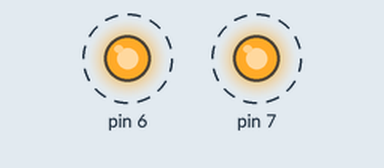
Recording of a sketch running on a simulated Arduino Uno, built with avr-gcc and run on an emulated ATmega328P. Parts: output pins drawn as LEDs (lit = HIGH). Dashed ring = blinking.

Above: at 0.5 s.
Timing chart, 0 to 4.6 s (numbered marks = the images above):
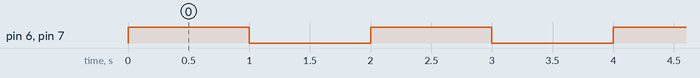

The sketch:

blinking-two-leds.ino
```cpp
/*
   Written by Ahmed khairy for TOT training
   on 6/8/2019
   using arduino uno
   blinking two leds
*/
#include <avr/io.h>
#include <util/delay.h>

int main(void)
{
  DDRD = 0b11000000;
  while (1)
  {
    PORTD = 0b11000000;
    _delay_ms(1000);
    PORTD = 0b00000000;
    _delay_ms(1000);
  }
}
```

Measured:
- by itself, pin 6, pin 7: alternates HIGH for 1.0 s and LOW for 1.0 s
